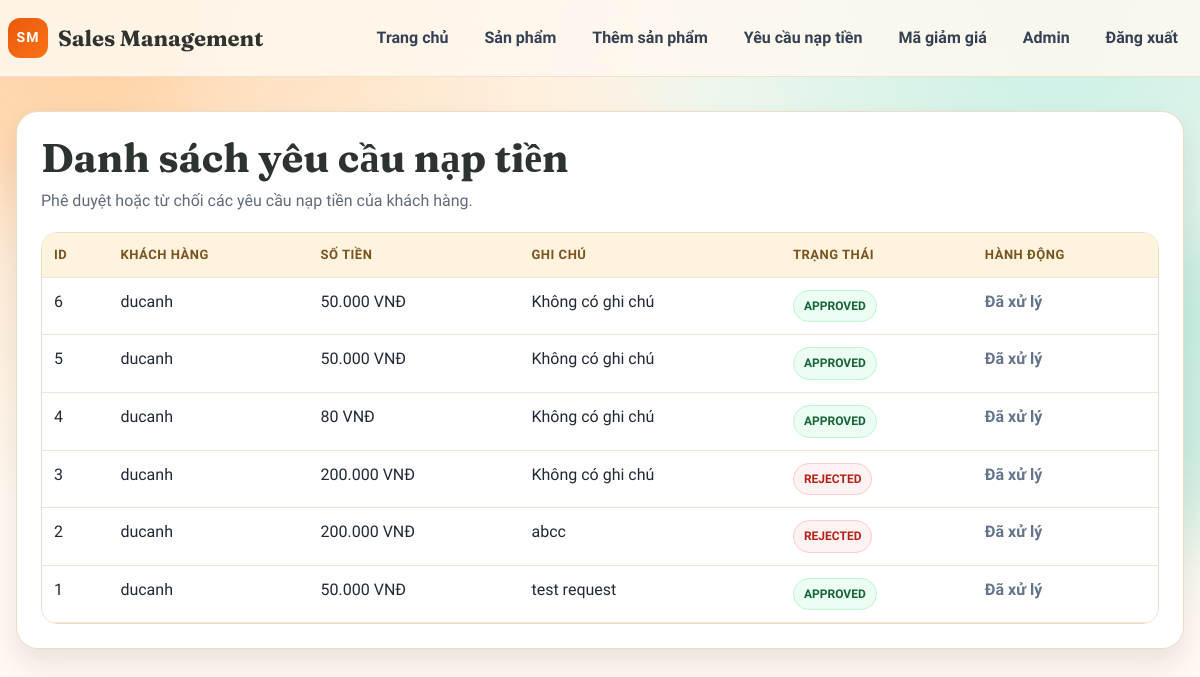
The app's page /wallet/topup/requests/ (signed in), older data.
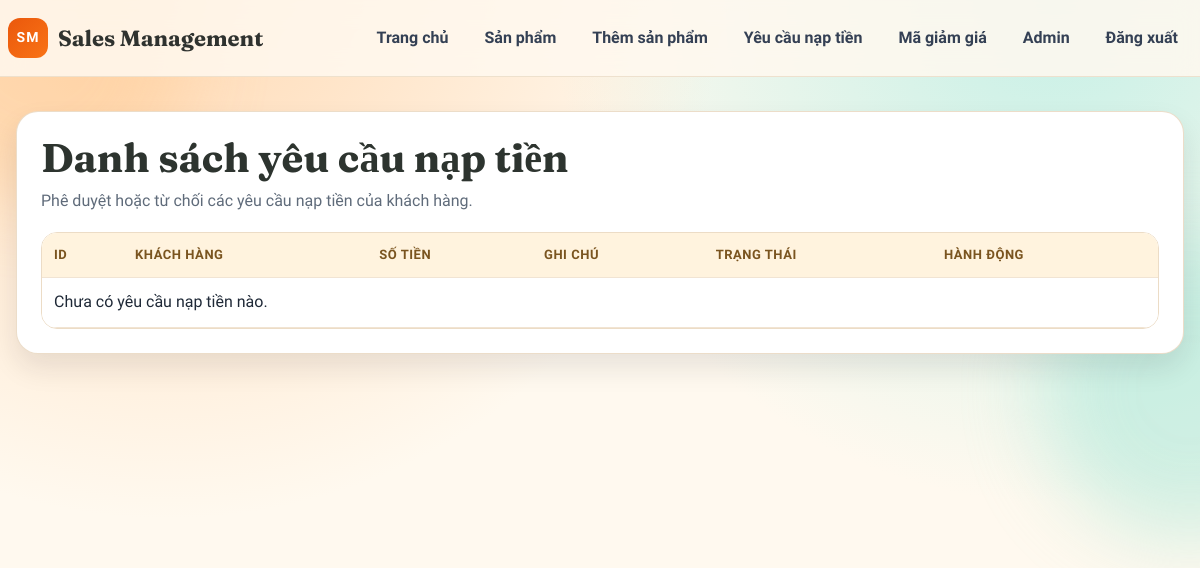
The same page, newer data.
### accounts/models.py (models this page shows, shortened)
class TopUpRequest(models.Model):
    STATUS_CHOICES = [
        ('PENDING', 'PENDING'),
        ('APPROVED', 'APPROVED'),
        ('REJECTED', 'REJECTED'),
    ]
    customer = models.ForeignKey(
        Customer,
        on_delete=models.CASCADE,
        related_name='topup_requests')
    amount = models.PositiveBigIntegerField()
    note = models.TextField(blank=True, null=True)
    status = models.CharField(max_length=20, choices=STATUS_CHOICES, default='PENDING')

class Customer(models.Model):
    GENDER_CHOICES = [
        ('Nam', 'Nam'),
        ('Nữ', 'Nữ'),
        ('Khác', 'Khác'),
    ]# (tuple (giá trị lưu trong database, giá trị hiển thị))
    user = models.OneToOneField(User, on_delete=models.CASCADE, related_name='customer_profile')
    fullName = models.CharField(max_length=100)
    phoneNumber = models.CharField(max_length=20)
    address = models.CharField(max_length=255, blank=True, null=True)
    dateOfBirth = models.DateField(blank=True, null=True)
    gender = models.CharField(max_length=10, choices=GENDER_CHOICES, default='Nam')

### accounts/views.py (the view)
# urls.py: path('wallet/topup/requests/', TopUpRequestListView.as_view(), name='topup_request_list'),
class TopUpRequestListView(LoginRequiredMixin, UserPassesTestMixin, View):
    template_name = 'wallet/topup_request_list.html'
    login_url = 'login'
    def test_func(self):
        return self.request.user.is_staff
    def get(self, request):
        requests = TopUpRequest.objects.all().order_by('-id')
        return render(request, self.template_name, {'requests': requests})

### accounts/templatetags/currency.py (called while the page is built)
@register.filter(name='vnd')
def vnd(value):
    try:
        amount = int(value or 0)
    except (TypeError, ValueError):
        return '0'
    return f'{amount:,}'.replace(',', '.')

### templates/wallet/topup_request_list.html (shortened to what this page needs)
{% load static currency %}
<!doctype html>
<html lang="vi">
  <head>
    <link rel="stylesheet" href="{% static 'css/page_theme.css' %}" />
    <link rel="stylesheet" href="{% static 'css/topup_request_list.css' %}" />
  </head>
  <body>
    <div class="page-glow page-glow-left" aria-hidden="true"></div>
    <div class="page-glow page-glow-right" aria-hidden="true"></div>
    <header class="site-header">
      <div class="container nav-wrap">
        <a href="{% url 'home' %}" class="logo" aria-label="Sales Management Home">
          <span class="logo-mark">SM</span>
          <span class="logo-text">Sales Management</span>
        </a>
        <nav class="main-nav">
          <a href="{% url 'home' %}" class="nav-link">Trang chủ</a>
          <a href="{% url 'product_list' %}" class="nav-link">Sản phẩm</a>
          <a href="{% url 'product_create' %}" class="nav-link">Thêm sản phẩm</a>
          <a href="{% url 'topup_request_list' %}" class="nav-link">Yêu cầu nạp tiền</a>
          <a href="{% url 'discount_code_list' %}" class="nav-link">Mã giảm giá</a>
          <a href="/admin/" class="nav-link">Admin</a>
          <a href="{% url 'logout' %}" class="nav-link">Đăng xuất</a>
        </nav>
      </div>
    </header>
    <main class="request-page">
      <div class="container">
        <section class="page-card">
          <div class="page-head">
            <h1>Danh sách yêu cầu nạp tiền</h1>
            <p>Phê duyệt hoặc từ chối các yêu cầu nạp tiền của khách hàng.</p>
          </div>
          <div class="table-wrap">
            <table>
              <thead>
                <tr>
                  <th>ID</th>
                  <th>Khách hàng</th>
                  <th>Số tiền</th>
                  <th>Ghi chú</th>
                  <th>Trạng thái</th>
                  <th>Hành động</th>
                </tr>
              </thead>
              <tbody>
                {% for item in requests %}
                <tr>
                  <td>{{ item.id }}</td>
                  <td>{{ item.customer.fullName }}</td>
                  <td>{{ item.amount|vnd }} VNĐ</td>
                  <td>{{ item.note|default:"Không có ghi chú" }}</td>
                  <td>
                    <span class="status status-{{ item.status|lower }}">{{ item.status }}</span>
                  </td>
                  <td>
                    {% if item.status == 'PENDING' %}
                    <form method="post" action="{% url 'topup_request_approve' item.id %}" class="inline-form">
                      {% csrf_token %}
                      <button type="submit" class="btn btn-primary">Duyệt</button>
                    </form>
                    <form method="post" action="{% url 'topup_request_reject' item.id %}" class="inline-form">
                      {% csrf_token %}
                      <button type="submit" class="btn btn-danger">Từ chối</button>
                    </form>
                    {% else %}
                    <span class="done-text">Đã xử lý</span>
                    {% endif %}
                  </td>
                </tr>
                {% empty %}
                <tr>
                  <td colspan="6">Chưa có yêu cầu nạp tiền nào.</td>
                </tr>
                {% endfor %}
              </tbody>
            </table>
          </div>
        </section>
      </div>
    </main>
  </body>
</html>

Row changes from the older to the newer data that the page shows:
removed TopUpRequest: id "6", customer.fullName "ducanh", amount|vnd "50.000", note "Không có ghi chú", status "APPROVED", shows "Đã xử lý"
removed TopUpRequest: id "5", customer.fullName "ducanh", amount|vnd "50.000", note "Không có ghi chú", status "APPROVED", shows "Đã xử lý"
removed TopUpRequest: id "4", customer.fullName "ducanh", amount|vnd "80", note "Không có ghi chú", status "APPROVED", shows "Đã xử lý"
removed TopUpRequest: id "3", customer.fullName "ducanh", amount|vnd "200.000", note "Không có ghi chú", status "REJECTED", shows "Đã xử lý"
removed TopUpRequest: id "2", customer.fullName "ducanh", amount|vnd "200.000", note "abcc", status "REJECTED", shows "Đã xử lý"
removed TopUpRequest: id "1", customer.fullName "ducanh", amount|vnd "50.000", note "test request", status "APPROVED", shows "Đã xử lý"
Text that changed along with them:
text now shown: "Chưa có yêu cầu nạp tiền nào."
